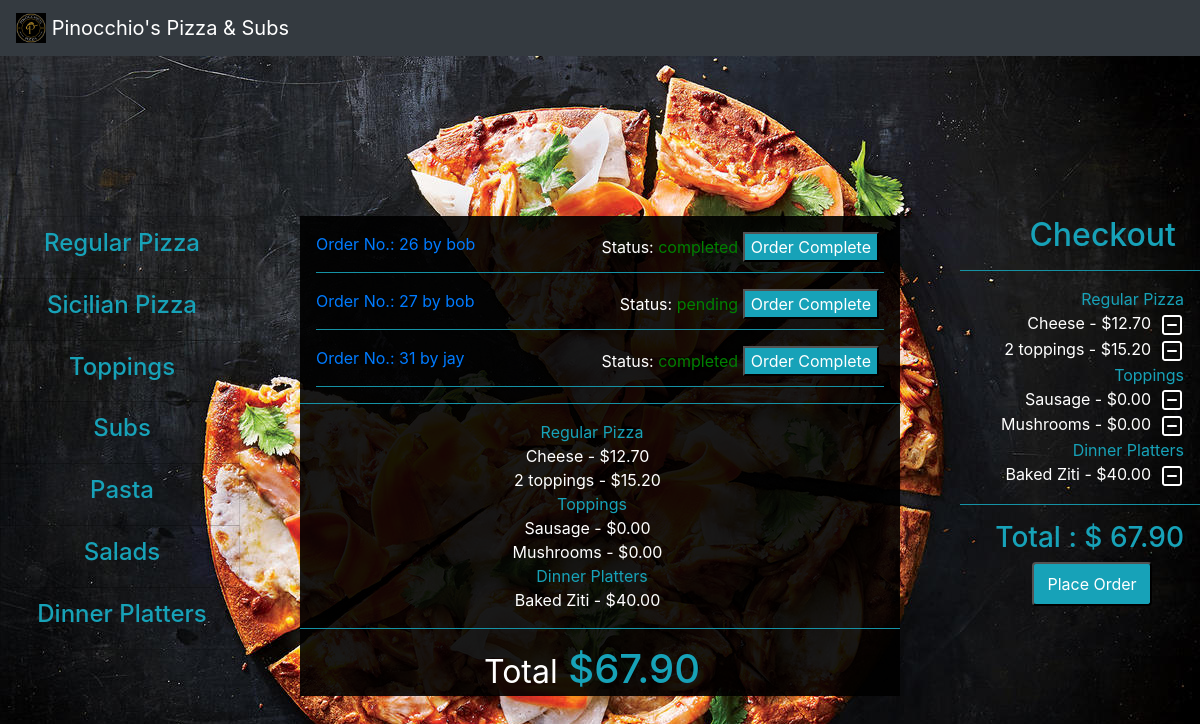
The app's page /manageorder/bob/26 with its own data.
### orders/models.py (models this page shows, shortened)
class order(models.Model):
    user = models.ForeignKey(User,on_delete=models.CASCADE)
    number=models.IntegerField()
    category=models.CharField(max_length=64,null=True)
    name=models.CharField(max_length=64)
    price=models.DecimalField(max_digits=4,decimal_places=2)
    def __str__(self):
        return f"{self.name} - ${self.price} "

class Category(models.Model):
    name=models.CharField(max_length=64)
    def __str__(self):
        return f"{self.name}"

class user_order(models.Model):
    user = models.ForeignKey(User,on_delete=models.CASCADE)
    order_number = models.IntegerField()
    status = models.CharField(max_length =100, default='initiated')
    topping_allowance = models.IntegerField(default=0)

### orders/views.py (the view)
# urls.py: path("manageorder/<str:user>/<int:order_number>", views.manageOrder, name="manageOrder"),
def manageOrder(request,user, order_number):
    user = User.objects.get(username = user)
    context = {
        "Checkout":order.objects.filter(user=user,number=order_number),
        "Checkout_category":order.objects.filter(user=user,number=order_number).values_list('category').distinct(),
        "Total":list(order.objects.filter(user=user,number=order_number).aggregate(Sum('price')).values())[0],
        "user":request.user,
        "Category": Category.objects.all(),
        "Order_number":order_number,
        "All_orders":user_order.objects.exclude(status='initiated')
    }
    return render(request, "orders/manageOrder.html", context)

### orders/templates/orders/manageOrder.html
{% extends 'base.html' %}
{% block content %}
<ul class="list-unstyled">
    <div>
        {% for order in All_orders%}
        <li class="m-3">
           <a href="/manageorder/{{order.user}}/{{order.order_number}}"> Order No.: {{order.order_number}} by {{order.user}}</a> <span style="float: right; margin-right:5px;" > Status:  <p class="" style="display: inline; color: green;">{{order.status}} </p> <button class="bg-info" ><a style="color: white;" href="/complete/{{order.user}}/{{order.order_number}}">Order Complete</a></button></span>
           <hr class='bg-info'>
        </li>
    {% endfor %}
    </div>
    {% if Checkout %}
        <hr class='bg-info'>
        {% for check_cat in Checkout_category %}
            <li class='text-info text-center pr-3'>{{check_cat|cut:"("|cut:")"|cut:","|cut:"'"}}</li>
            {% for row in Checkout %}
                {% if row.category == check_cat|cut:"("|cut:")"|cut:","|cut:"'"  %}
                    <li class='pr-3 text-center'>{{row}}&nbsp;</li>
                {% endif %}
            {% endfor %}
        {% endfor %}
        <hr class='bg-info'>
        <li class='text-info text-center pr-3 '><h1><small class='text-white'>Total</small> ${{Total|floatformat:2}}</h1></li>
    {% endif %}
</ul>
{% endblock %}

### orders/templates/base.html (shortened to what this page needs)
<!DOCTYPE html>
<html>
  <head>
    <link rel="stylesheet" href="https://maxcdn.bootstrapcdn.com/bootstrap/4.0.0/css/bootstrap.min.css">
    <link rel="stylesheet" href="/static/styles.css">
  </head>
  <body >
    <nav class="navbar navbar-expand-lg navbar-dark bg-dark">
      <a class="navbar-brand" href="#">
        <img src="/static/0.png" width="30" height="30" class="d-inline-block align-top" alt="">
        Pinocchio's Pizza & Subs
      </a>
    </nav>
    <div style="margin-top: 10em;">
      {% if Category %}
      {% if user.is_superuser%}
      {% else %}
      <div class=" cart text-right mt-0 mb-4">
        <h2 class="text-info mr-4 ">Checkout</h2>
        <hr class='bg-info'>
       <ul class="list-unstyled ">
          {% for check_cat in Checkout_category %}
            <li class='text-info text-right pr-3'>{{check_cat|cut:"("|cut:")"|cut:","|cut:"'"}}</li>
            {% for row in Checkout %}
              {% if row.category == check_cat|cut:"("|cut:")"|cut:","|cut:"'"  %}
                <li style="color: white;" class='pr-3'>{{row}}&nbsp;<a href="{% url 'delete' row.category row.name row.price %}"><img class='plus rounded' src="/static/minus.png"></a></li>
              {% endif %}
            {% endfor %}
          {% endfor %}
        </ul>
        <hr class='bg-info'>
        <h3 class='text-info text-right pr-3'>Total : $ {{Total|floatformat:2}} </h3>
        <button class="bg-info w-50 rounded p-2 mr-5 text-white " > <a style="color: white;" href="/myorder/{{Order_number}}">Place Order</a></button>
      </div>
      {% endif%}
      {% endif %}
      <div class=" food_category list-group text-center"  >
        {% if Category %}
          {% for category in Category %}
              <a id="foodCategory" class="list-group-item text-center list-group-item-action text-info text-right pr-3" href="/menu/{{category}}" style="background-color: transparent;color: black;"><h4>{{category}}</h4></a>
          {% endfor %}
        {% endif %}
      </div>
      <div id='center_box' class='w-50  mx-auto '>
        {% block content %}
        {% endblock %}
      </div>
    </div>
  </body>
</html>

### static/styles.css (style rules this page uses)
body { background-image: url('image.jpeg'); background-attachment: fixed; background-repeat: no-repeat; background-size: cover; }
.cart { float: right; width: 20%; }
#center_box { height: 30em; background-color: rgba(0, 0, 0, 0.9); color: white; overflow:scroll; }
.food_category { float: left; width: 20%; }

### records on screen
order: name+price "Cheese - $12.70"
order: name+price "2 toppings - $15.20"
order: name+price "Sausage - $0.00"
order: name+price "Mushrooms - $0.00"
order: name+price "Baked Ziti - $40.00"
Category: name "Regular Pizza"
Category: name "Sicilian Pizza"
Category: name "Toppings"
Category: name "Subs"
Category: name "Pasta"
Category: name "Salads"
Category: name "Dinner Platters"
user_order: order_number "26", user "bob", status "completed"
user_order: order_number "27", user "bob", status "pending"
user_order: order_number "31", user "jay", status "completed"

### other values on screen
{{ check_cat|cut:"("|cut:")"|cut:","|cut:"'" }} "Regular Pizza" "Toppings" "Dinner Platters"
{{ Total|floatformat:2 }} "67.90"
